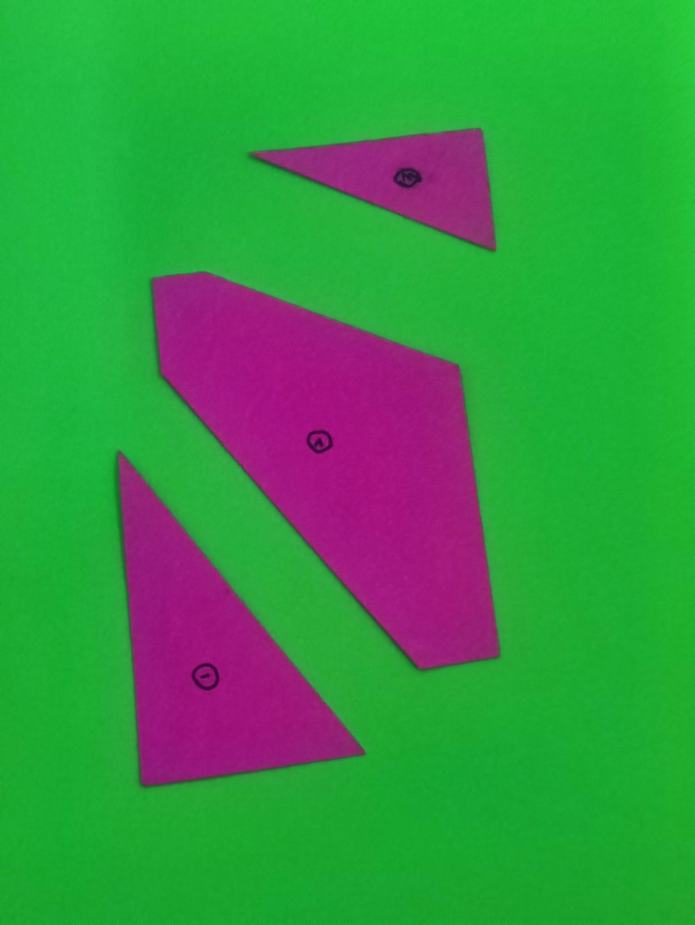
#> input picture 拼图还原项目/input/pieces2.jpg, 3472 x 4624 px, found by its file name (shown at 1/5 size)
$ python inspect_vertices.py --image input/pieces2.jpg
#> lines starting #> are read from the running program, lines starting #| are printed output that depends on the picture; after the words box and inside, x2 and y2 are one past the last pixel; in counts of white or black regions, pixels touching at a corner belong together
#> in main, bgr is the input picture: shape (4624, 3472, 3); mean B, G, R 68.4, 145.3, 56.1
### 拼图还原项目/src/segment.py
"""第一步：从绿色背景的照片里把红色纸片分割出来，拟合成干净的多边形。

用法:
    python src/segment.py --image input/pieces.jpg --out out
输出:
    out/pieces.json      每块碎片的顶点、面积、边长、内角
    out/01_mask.png      前景掩膜（已剔除小于 --min-area 的杂点，背景干净）
    out/01_mask_raw.png  未清理的原始掩膜，仅排查用
    out/01_alpha.png     软边蒙版（0~255 渐变），贴图用它才不会带背景色包边
    out/01_despill.jpg   压掉绿色溢出后的原图（成品贴图优先用它，避免纸片带绿罩）
    out/02_pieces.png    编号 + 边编号的调试图
    out/03_cutouts.png   逐块抠图预览（白底网格），用来肉眼检查抠得干不干净
"""
from __future__ import annotations

import argparse
import json
import pathlib
import sys

import cv2
import numpy as np

sys.path.insert(0, str(pathlib.Path(__file__).resolve().parent))
import geometry as G  # noqa: E402


# [8 lines left out: function red_mask, not called in this run]


def background_delta(bgr: np.ndarray) -> tuple[np.ndarray, np.ndarray]:
    """从画面四边取背景色，返回 (每个像素与背景的 Lab 色差 ΔE, 背景色本身)。"""
    h, w = bgr.shape[:2]
    b = max(4, min(h, w) // 40)
    border = np.vstack(
        [
            bgr[:b].reshape(-1, 3),
            bgr[-b:].reshape(-1, 3),
            bgr[:, :b].reshape(-1, 3),
            bgr[:, -b:].reshape(-1, 3),
        ]
    )
    bg = np.median(border, axis=0).astype(np.uint8)
#> bg = [52, 179, 30]
    lab = cv2.cvtColor(bgr, cv2.COLOR_BGR2LAB).astype(np.float32)
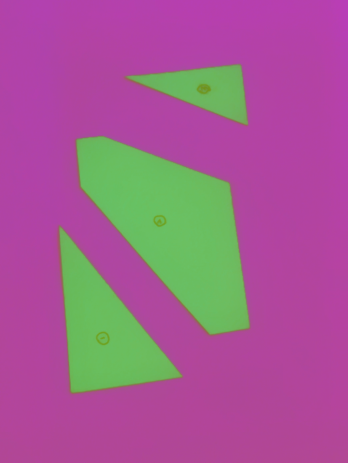
#> lab: shape (4624, 3472, 3) float32 (shown at 1/10 size); mean B, G, R 150.1, 103.1, 160.7
    bg_lab = cv2.cvtColor(bg.reshape(1, 1, 3), cv2.COLOR_BGR2LAB)[0, 0].astype(np.float32)
#> bg_lab = [163, 67, 180]
    return np.linalg.norm(lab - bg_lab, axis=2), bg


def auto_mask(bgr: np.ndarray, delta_e: float = 40.0) -> np.ndarray:
    """通用做法：从画面四边取背景色，凡与背景色差超过阈值的是前景。

    这样换一张图（红纸、紫纸、任意底色）都不用改阈值；纸上印的深色小标记也归入前景，
    不会在碎片内部挖洞。
    """
    d, _bg = background_delta(bgr)
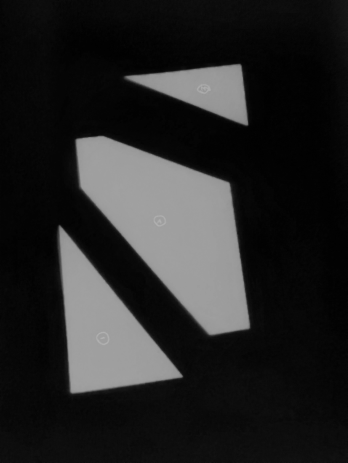
#> d: shape (4624, 3472) float32 (shown at 1/10 size); min 0, max 182.4, mean 38
    mask = (d > delta_e).astype(np.uint8) * 255
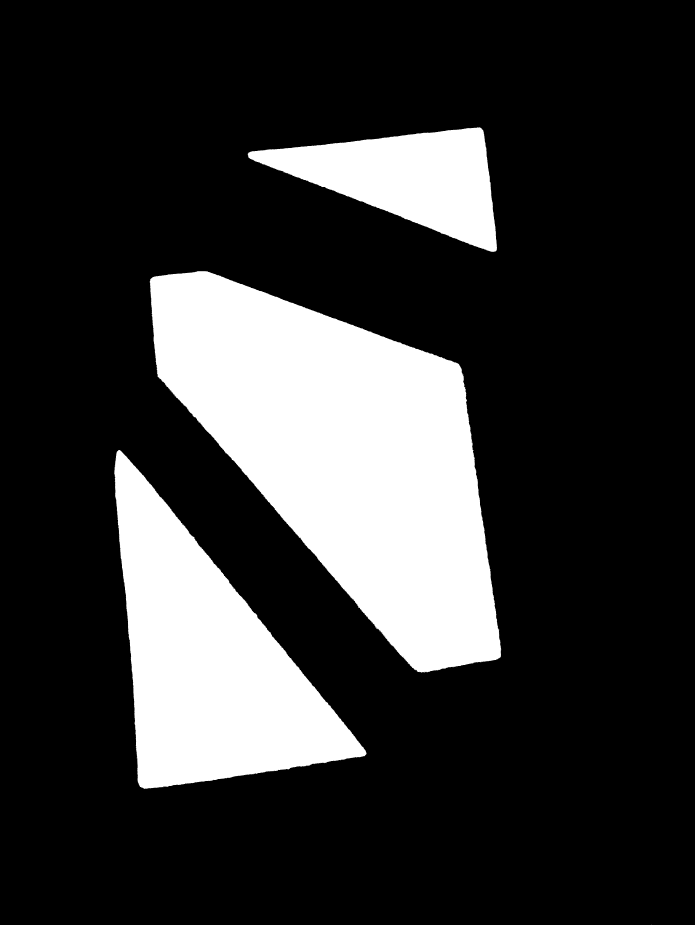
#> mask: shape (4624, 3472) (shown at 1/5 size); 20.9% white; 36 white regions (33 under 20 px), largest, box (x1, y1, x2, y2) and area: (749, 1356, 2507, 3363) 1941301, (571, 2250, 1833, 3944) 1023502, (1239, 637, 2485, 1259) 397938
    mask = cv2.morphologyEx(mask, cv2.MORPH_OPEN, np.ones((5, 5), np.uint8))
#> mask: shape (4624, 3472); 20.9% white; 3 white regions, box (x1, y1, x2, y2) and area: (750, 1356, 2505, 3362) 1940373, (572, 2250, 1832, 3944) 1022823, (1239, 637, 2484, 1259) 397712
    mask = cv2.morphologyEx(mask, cv2.MORPH_CLOSE, np.ones((11, 11), np.uint8))
#> mask: shape (4624, 3472); 20.9% white; 3 white regions, box (x1, y1, x2, y2) and area: (750, 1356, 2505, 3362) 1940579, (572, 2250, 1832, 3944) 1022997, (1239, 637, 2484, 1259) 397720
    return mask


# [130 lines left out: functions is_green_screen, chroma_delta, chroma_alpha, despill, drop_specks, soft_alpha and 2 more, not called in this run]


def _line_from_points(pts: np.ndarray) -> tuple[np.ndarray, np.ndarray]:
    """最小二乘直线：返回 (直线上一点, 单位方向)。"""
    vx, vy, x0, y0 = cv2.fitLine(pts.astype(np.float32), cv2.DIST_L2, 0, 0.01, 0.01).ravel()
    d = np.array([vx, vy], dtype=float)
    d /= np.linalg.norm(d) + 1e-12
    return np.array([x0, y0], dtype=float), d


def _intersect(p1, d1, p2, d2) -> np.ndarray | None:
    a = np.array([[d1[0], -d2[0]], [d1[1], -d2[1]]], dtype=float)
    det = np.linalg.det(a)
    if abs(det) < 1e-9:
        return None
    b = np.array([p2[0] - p1[0], p2[1] - p1[1]], dtype=float)
    t = np.linalg.solve(a, b)[0]
    return p1 + t * d1


def refine_corners(contour: np.ndarray, rough: np.ndarray, band: float = 9.0, max_shift: float = 45.0) -> np.ndarray:
    """用轮廓点分别拟合每条边所在直线，再求相邻直线交点作为精确角点。

    拍照得到的纸片角有圆角/毛边，approxPolyDP 给的角点会偏内；拟合直线求交可以显著提精度。
    """
    pts = contour.reshape(-1, 2).astype(float)
    lines = []
    n = len(rough)
    for i in range(n):
        a = rough[i]
        b = rough[(i + 1) % n]
        ab = b - a
        L = np.linalg.norm(ab)
        if L < 1e-6:
            return rough
        u = ab / L
        normal = np.array([-u[1], u[0]])
        # 只保留投影落在这条边上、且离直线足够近的轮廓点
        rel = pts - a
        proj = rel @ u
        dist = np.abs(rel @ normal)
        sel = (proj > -2.0) & (proj < L + 2.0) & (dist < band)
        seg = pts[sel]
        if len(seg) < 8:
            lines.append((a, u))
        else:
            lines.append(_line_from_points(seg))
    out = []
    for i in range(n):
        p1, d1 = lines[i]
        p2, d2 = lines[(i + 1) % n]
        c = _intersect(p1, d1, p2, d2)
        if c is None or np.linalg.norm(c - rough[i]) > max_shift:
            c = rough[i]
        out.append(c)
    return np.array(out, dtype=float)


# [192 lines left out: functions edge_fits, polygon_of_component, main, not called in this run]


# [2 lines that do not run on import are left out]

### 拼图还原项目/src/geometry.py
"""多边形几何工具：面积、边、内角、刚体变换。

坐标一律用图像像素坐标系（y 向下），多边形顶点按逆时针（CCW）排列。
"""
from __future__ import annotations

import math
from typing import List, Tuple

import cv2
import numpy as np

Point = Tuple[float, float]


# [34 lines left out: functions polygon_area, signed_area, ensure_ccw, centroid, not called in this run]


def perimeter(poly: np.ndarray) -> float:
    d = np.diff(np.vstack([poly, poly[:1]]), axis=0)
    return float(np.hypot(d[:, 0], d[:, 1]).sum())


# [21 lines left out: function edges, not called in this run]


def interior_angles(poly: np.ndarray) -> List[float]:
    """每个顶点的内角（度）。"""
    n = len(poly)
    angs = []
    for i in range(n):
        p0 = poly[i - 1]
        p1 = poly[i]
        p2 = poly[(i + 1) % n]
        v1 = p0 - p1
        v2 = p2 - p1
        cosv = float(np.dot(v1, v2) / (np.linalg.norm(v1) * np.linalg.norm(v2) + 1e-12))
        cosv = max(-1.0, min(1.0, cosv))
        angs.append(math.degrees(math.acos(cosv)))
    return angs


# [93 lines left out: functions drop_collinear, rotation, transform_poly, bbox, to_pos, clip_halfplane and 2 more, not called in this run]
try:
    from shapely.geometry import Polygon as _SPoly
except Exception:
    _SPoly = None


# [11 lines left out: function poly_overlap_area, not called in this run]

### 拼图还原项目/src/inspect_vertices.py
"""诊断：看每个碎片在不同逼近精度下的顶点与内角，确认 #2 是不是六边形。

用法: python src/inspect_vertices.py --image input/pieces2.jpg
"""
from __future__ import annotations

import argparse
import pathlib
import sys

import cv2
import numpy as np

sys.path.insert(0, str(pathlib.Path(__file__).resolve().parent))
import geometry as G  # noqa: E402
from segment import auto_mask, refine_corners  # noqa: E402


def main() -> int:
    ap = argparse.ArgumentParser()
    ap.add_argument("--image", default="input/pieces2.jpg")
    args = ap.parse_args()

    bgr = cv2.imread(args.image)
    mask = auto_mask(bgr)
    n, labels, stats, _ = cv2.connectedComponentsWithStats(mask, connectivity=8)
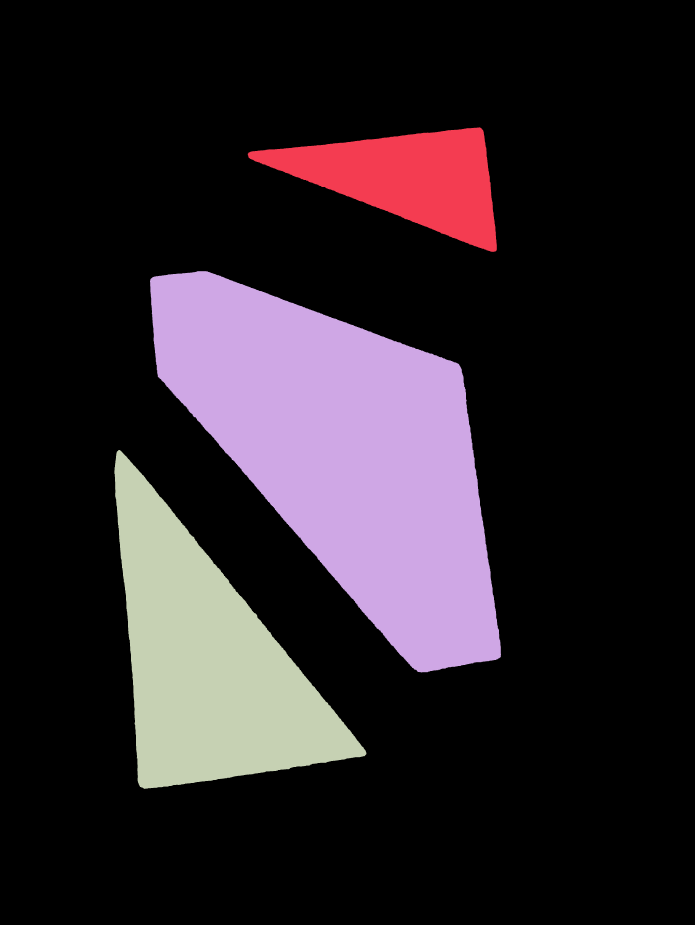
#> labels: shape (4624, 3472) int32 (shown at 1/5 size); 4 distinct labels, from 0 to 3; one colour per label, 0 black
#> n = 4; stats = [[0, 0, 3472, 4624, 12693232], [1239, 637, 1245, 622, 397720], [750, 1356, 1755, 2006, 1940579], [572, 2250, 1260, 1694, 1022997]]
    comps = [l for l in range(1, n) if stats[l, cv2.CC_STAT_AREA] > 1500]
#> comps = [1, 2, 3]
    print(f"碎片数 {len(comps)}")
#| 碎片数 3

    for idx in comps:
        comp = (labels == idx).astype(np.uint8) * 255
        comp = cv2.morphologyEx(comp, cv2.MORPH_CLOSE, np.ones((7, 7), np.uint8))
        cnts, _ = cv2.findContours(comp, cv2.RETR_EXTERNAL, cv2.CHAIN_APPROX_NONE)
        cnt = max(cnts, key=cv2.contourArea)
        hull = cv2.convexHull(cnt)
        peri = cv2.arcLength(hull, True)
        print(f"\n=== 连通块 {idx}  面积 {stats[idx, cv2.CC_STAT_AREA]} ===")
        for eps in (0.008, 0.012, 0.02, 0.03):
            rough = cv2.approxPolyDP(hull, eps * peri, True).reshape(-1, 2).astype(float)
            refined = refine_corners(cnt, rough)
            angs = G.interior_angles(refined)
            print(f"  eps={eps:.3f}: {len(refined)} 个顶点  内角 " +
                  " ".join(f"{a:.0f}" for a in angs))
            if eps == 0.012:
                for p, a in zip(refined, angs):
                    print(f"      ({p[0]:7.1f},{p[1]:7.1f})  内角 {a:6.1f}°")
#> this loop made 3 passes
#> peri on passes 1 to 3: 3147.5, 5993.6, 4810.8
#> (printed output is left out)
#> pass 1, in main, `comp = (labels == idx).astype(np.uint8) * 255`:
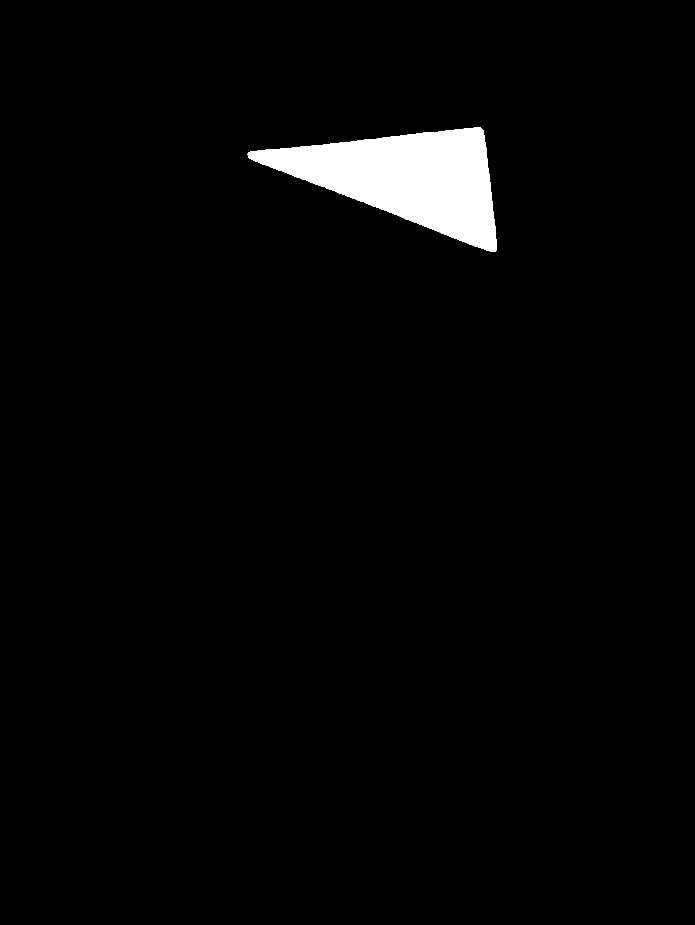
#> comp: shape (4624, 3472) (shown at 1/5 size); 2.5% white; 1 white region, box (x1, y1, x2, y2) and area: (1239, 637, 2484, 1259) 397720
#> pass 3, in main, `comp = (labels == idx).astype(np.uint8) * 255`:
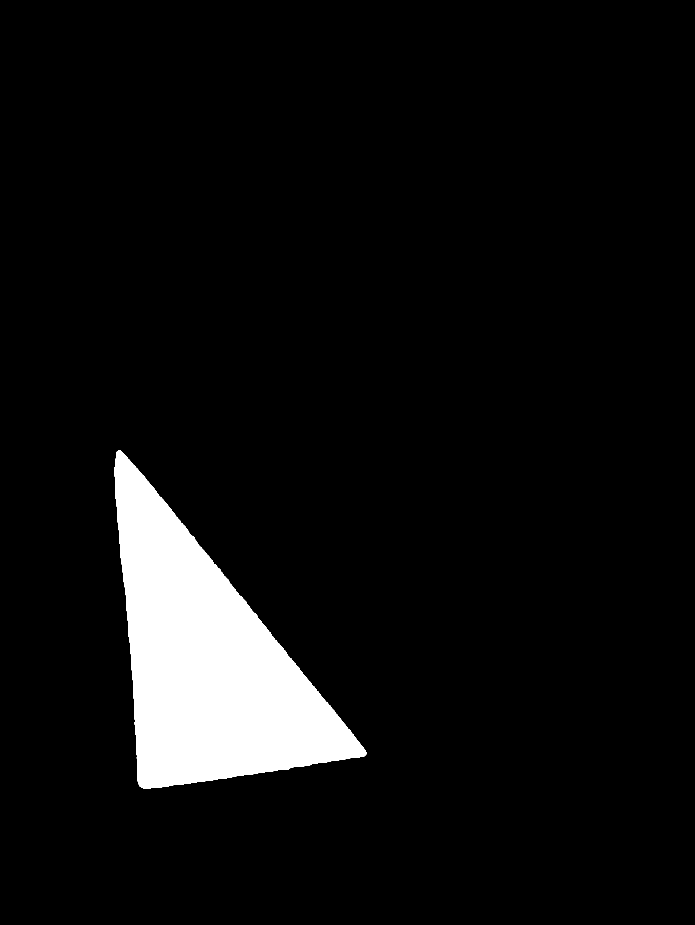
#> comp: shape (4624, 3472) (shown at 1/5 size); 6.4% white; 1 white region, box (x1, y1, x2, y2) and area: (572, 2250, 1832, 3944) 1022997
    return 0


if __name__ == "__main__":
    raise SystemExit(main())
#> (the program exits here)

$ run again, with 拼图还原项目/input/pieces3.jpg copied over 拼图还原项目/input/pieces2.jpg
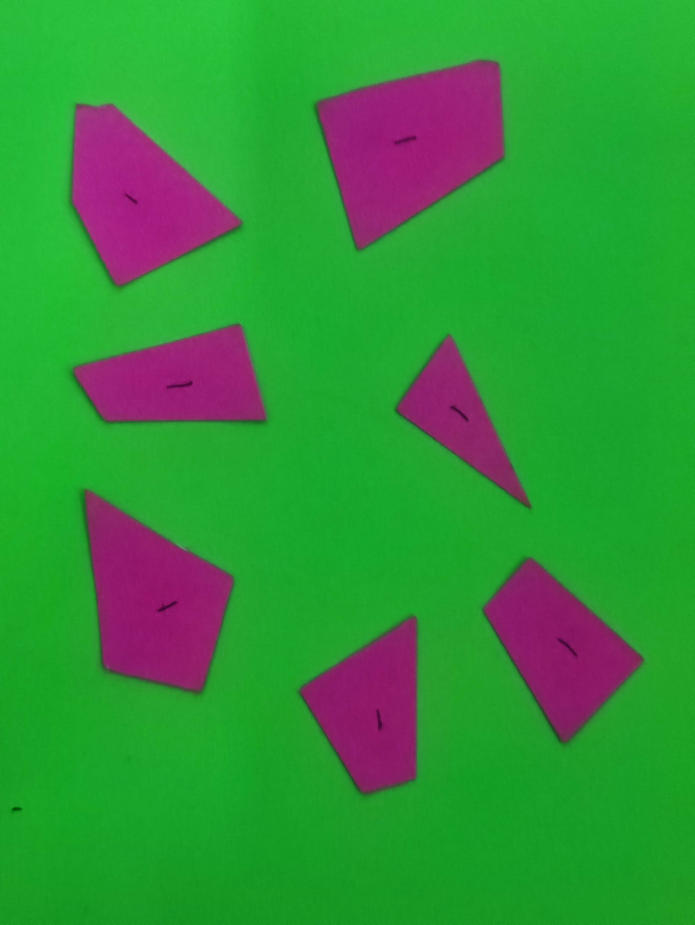
#> input picture 拼图还原项目/input/pieces3.jpg, 3472 x 4624 px, found by its file name (shown at 1/5 size)
#> in main, bgr is the input picture: shape (4624, 3472, 3); mean B, G, R 57.1, 145.1, 50.6
#> bg = [41, 169, 30]
#> in background_delta, `lab = cv2.cvtColor(bgr, cv2.COLOR_BGR2LAB).astype(np.float32)`:
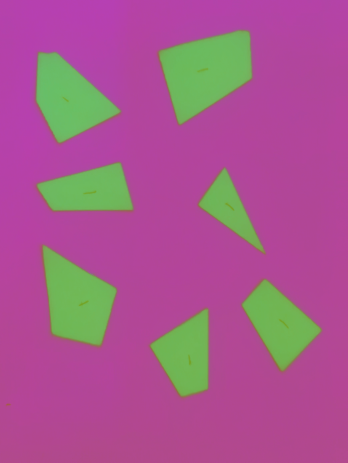
#> lab: shape (4624, 3472, 3) float32 (shown at 1/10 size); mean B, G, R 134.1, 99.5, 157.6
#> bg_lab = [155, 69, 181]
#> labels: shape (4624, 3472) int32; 9 distinct labels, from 0 to 8
#> in main, `n, labels, stats, _ = cv2.connectedComponentsWithStats(mask, connectiv..`: n = 9; stats = [[0, 0, 3472, 4624, 13180442], [1571, 296, 959, 961, 591986], [348, 517, 869, 924, 462739], [360, 1617, 981, 505, 351456], [1973, 1670, 687, 876, 221568], [408, 2444, 766, 1035, 499326], [2410, 2784, 814, 944, 392186], [1485, 3076, 610, 908, 354060], [61, 4036, 48, 20, 765]]
#> comps = [1, 2, 3, 4, 5, 6, 7]
#| 碎片数 7
#> the loop in main, `for idx in comps:` made 7 passes
#> peri on passes 1 to 4: 3085.1, 2771.8, 2526.2, 2294.2
#> (printed output is left out)
#> after the loop in main, `for idx in comps:`:
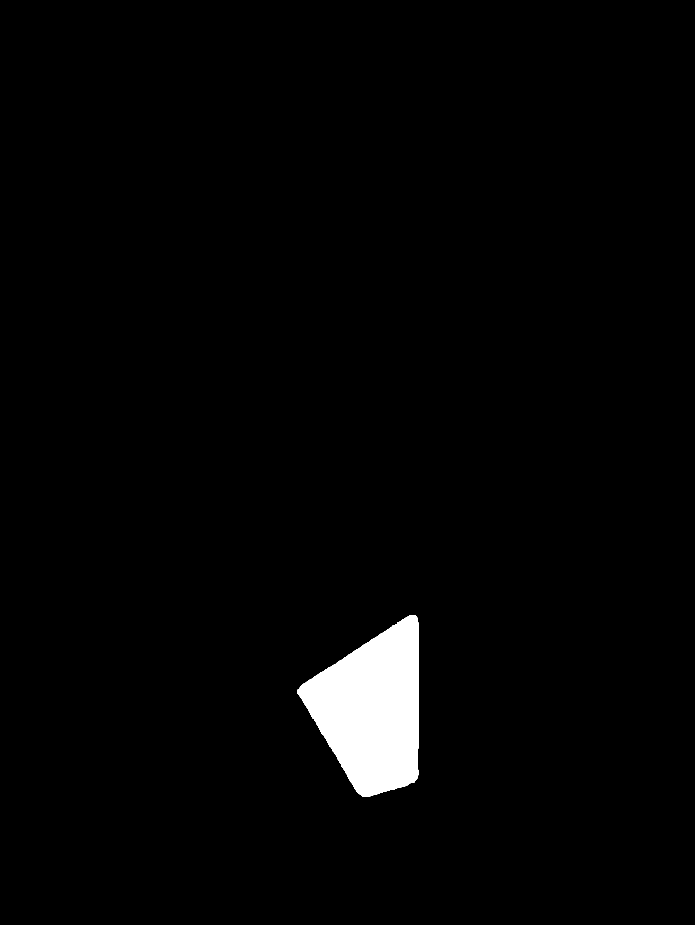
#> comp: shape (4624, 3472) (shown at 1/5 size); 2.2% white; 1 white region, box (x1, y1, x2, y2) and area: (1485, 3076, 2095, 3984) 354060
